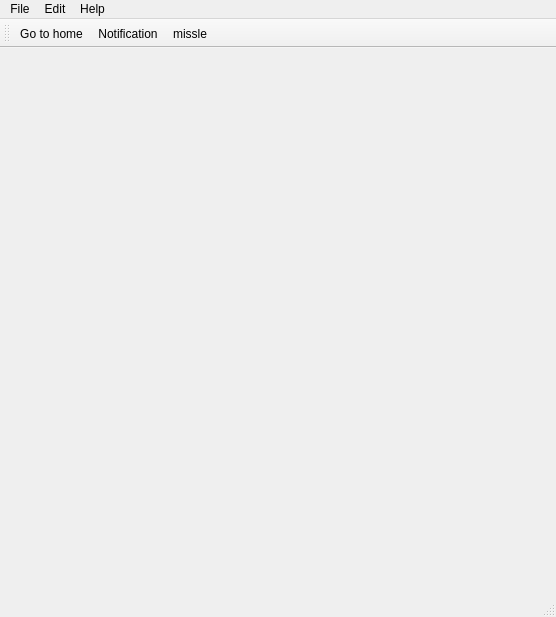
<?xml version="1.0" encoding="UTF-8"?>
<ui version="4.0">
 <class>MainWindow</class>
 <widget class="QMainWindow" name="MainWindow">
  <property name="geometry">
   <rect>
    <x>0</x>
    <y>0</y>
    <width>556</width>
    <height>617</height>
   </rect>
  </property>
  <property name="windowTitle">
   <string>MainWindow</string>
  </property>
  <widget class="QWidget" name="centralwidget"/>
  <widget class="QMenuBar" name="menubar">
   <property name="geometry">
    <rect>
     <x>0</x>
     <y>0</y>
     <width>556</width>
     <height>26</height>
    </rect>
   </property>
   <widget class="QMenu" name="menuFile">
    <property name="title">
     <string>File</string>
    </property>
    <addaction name="actionOpen"/>
    <addaction name="actionNew"/>
    <addaction name="actionSave"/>
    <addaction name="actionSave_As"/>
    <addaction name="actionHome"/>
   </widget>
   <widget class="QMenu" name="menuEdit">
    <property name="title">
     <string>Edit</string>
    </property>
    <addaction name="actionCut"/>
    <addaction name="actionCopy"/>
    <addaction name="actionPaste"/>
    <addaction name="actionFind"/>
    <addaction name="actionFind_Next"/>
    <addaction name="actionReplace"/>
   </widget>
   <widget class="QMenu" name="menuHelp">
    <property name="title">
     <string>Help</string>
    </property>
   </widget>
   <addaction name="menuFile"/>
   <addaction name="menuEdit"/>
   <addaction name="menuHelp"/>
  </widget>
  <widget class="QStatusBar" name="statusbar"/>
  <widget class="QToolBar" name="toolBar">
   <property name="windowTitle">
    <string>toolBar</string>
   </property>
   <attribute name="toolBarArea">
    <enum>TopToolBarArea</enum>
   </attribute>
   <attribute name="toolBarBreak">
    <bool>false</bool>
   </attribute>
   <addaction name="actionHome"/>
   <addaction name="actionNotification"/>
   <addaction name="actionmissle"/>
  </widget>
  <action name="actionOpen">
   <property name="text">
    <string>Open</string>
   </property>
  </action>
  <action name="actionNew">
   <property name="text">
    <string>New</string>
   </property>
  </action>
  <action name="actionSave">
   <property name="text">
    <string>Save</string>
   </property>
  </action>
  <action name="actionSave_As">
   <property name="text">
    <string>Save As</string>
   </property>
  </action>
  <action name="actionCut">
   <property name="text">
    <string>Cut</string>
   </property>
  </action>
  <action name="actionCopy">
   <property name="text">
    <string>Copy</string>
   </property>
  </action>
  <action name="actionPaste">
   <property name="text">
    <string>Paste</string>
   </property>
  </action>
  <action name="actionFind">
   <property name="text">
    <string>Find</string>
   </property>
  </action>
  <action name="actionFind_Next">
   <property name="text">
    <string>Find Next</string>
   </property>
  </action>
  <action name="actionReplace">
   <property name="text">
    <string>Replace</string>
   </property>
  </action>
  <action name="actionHome">
   <property name="icon">
    <iconset>
     <normaloff>../Images/icons/home.png</normaloff>../Images/icons/home.png</iconset>
   </property>
   <property name="text">
    <string>Go to home</string>
   </property>
  </action>
  <action name="actionNotification">
   <property name="icon">
    <iconset>
     <normaloff>../Images/icons/alarm-clock--arrow.png</normaloff>../Images/icons/alarm-clock--arrow.png</iconset>
   </property>
   <property name="text">
    <string>Notification</string>
   </property>
  </action>
  <action name="actionmissle">
   <property name="icon">
    <iconset>
     <normaloff>../Images/icons/application-plus-red.png</normaloff>../Images/icons/application-plus-red.png</iconset>
   </property>
   <property name="text">
    <string>missle</string>
   </property>
  </action>
 </widget>
 <resources/>
 <connections/>
</ui>
